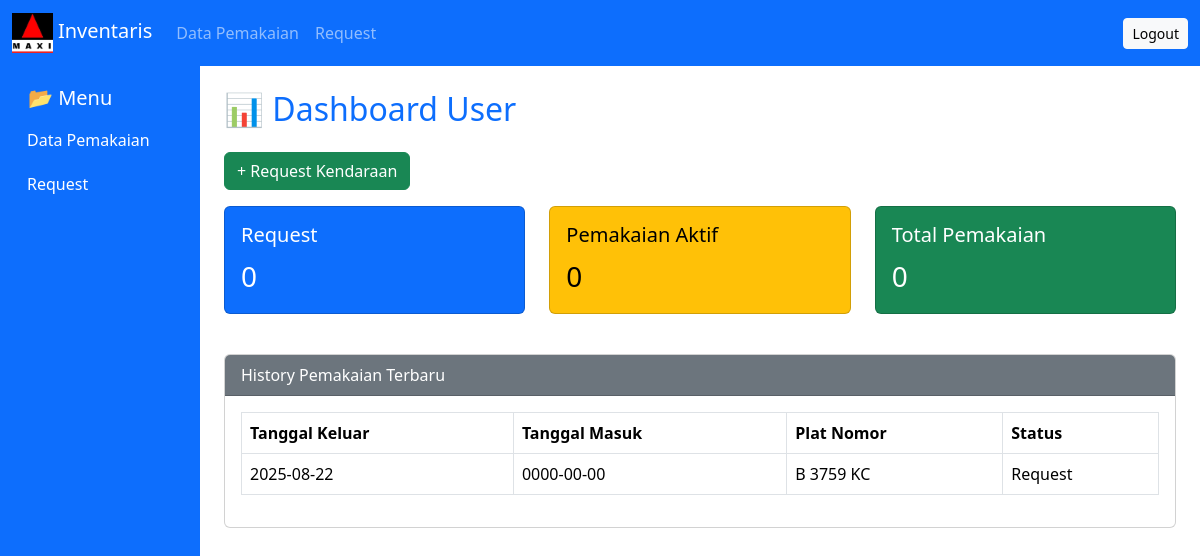
Before: /views/user/dashboard.php (signed in) with the older database file.
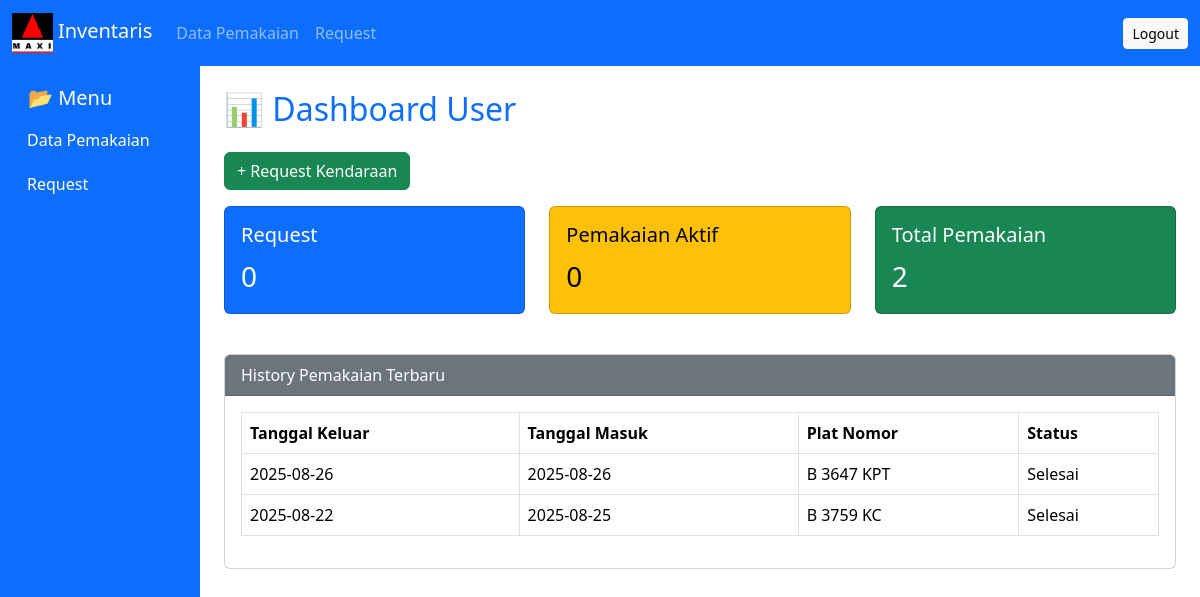
After: the same page with the newer database file.
### tables this page shows
CREATE TABLE `pemakaian` (
  `id` int(11) NOT NULL,
  `id_user` int(11) NOT NULL,
  `id_inventaris` int(11) NOT NULL,
  `tanggal_keluar` date NOT NULL,
  `tanggal_masuk` date NOT NULL,
  `id_status` int(11) NOT NULL,
  `created_at` date NOT NULL,
  `updated_at` date NOT NULL,
  `created_by` int(11) NOT NULL,
  `updated_by` int(11) NOT NULL
);

CREATE TABLE `kendaraan` (
  `id` int(11) NOT NULL,
  `plat_nomor` varchar(20) NOT NULL,
  `nomor_stnk` varchar(100) NOT NULL,
  `bahan_bakar` varchar(55) NOT NULL,
  `warna` varchar(55) NOT NULL,
  `jenis_kendaraan` varchar(100) NOT NULL,
  `merek` varchar(100) NOT NULL,
  `kilometer` int(11) NOT NULL,
  `gambar` varchar(255) NOT NULL,
  `id_lokasi` int(11) NOT NULL,
  `id_status` int(11) NOT NULL,
  `created_at` date NOT NULL,
  `updated_at` date NOT NULL,
  `created_by` int(11) NOT NULL,
  `updated_by` int(11) NOT NULL
);

CREATE TABLE `status` (
  `id` int(11) NOT NULL,
  `nama_status` varchar(255) NOT NULL,
  `created_at` date NOT NULL,
  `updated_at` date NOT NULL,
  `created_by` int(11) NOT NULL,
  `updated_by` int(11) NOT NULL
);

### functions/functions.php (called while the page is built, shortened)
<?php
$host = "localhost";
$username = "root";
$password = "";
$database = "inventaris";
$conn = mysqli_connect($host,$username,$password,$database);
function getCountRequestUser($table) {
    global $conn;
    $allowedTables = ['pemakaian', 'kendaraan', 'user', 'request'];
    $id_user = $_SESSION['id'];
    $sql = "SELECT COUNT(*) as total FROM $table WHERE id_status = 8 AND id_user = $id_user";
    $result = mysqli_query($conn, $sql);
    if ($result) {
        $row = mysqli_fetch_assoc($result);
        return (int)$row['total'];
    }
    return 0;
}
function getCountPemakaianUser($table) {
    global $conn;
    $allowedTables = ['pemakaian', 'kendaraan', 'user', 'request'];
    $id_user = $_SESSION['id'];
    $sql = "SELECT COUNT(*) as total FROM $table WHERE id_status = 2 AND id_user = $id_user";
    $result = mysqli_query($conn, $sql);
    if ($result) {
        $row = mysqli_fetch_assoc($result);
        return (int)$row['total'];
    }
    return 0;
}
function getCountHistoryUser($table) {
    global $conn;
    $allowedTables = ['pemakaian', 'kendaraan', 'user', 'request'];
    $id_user = $_SESSION['id'];
    $sql = "SELECT COUNT(*) as total FROM $table WHERE id_status IN (5,2) AND id_user = $id_user";
    $result = mysqli_query($conn, $sql);
    if ($result) {
        $row = mysqli_fetch_assoc($result);
        return (int)$row['total'];
    }
    return 0;
}
?>

### views/user/dashboard.php (the view, shortened to what this page needs)
<?php
require "../../functions/functions.php";
$userId = $_SESSION['id'];
$totalRequest = getCountRequestUser('request');
$totalPemakaian = getCountPemakaianUser("pemakaian");
$totalSelesai = getCountHistoryUser("pemakaian");
$history = mysqli_query($conn, "
    SELECT p.tanggal_keluar, p.tanggal_masuk, k.plat_nomor, s.nama_status
    FROM pemakaian p
    JOIN kendaraan k ON p.id_inventaris = k.id
    JOIN status s ON p.id_status = s.id
    WHERE p.id_user = $userId
    ORDER BY p.id DESC
    LIMIT 5
");
?>
<!DOCTYPE html>
<html lang="id">
<head>
    <link href="https://cdn.jsdelivr.net/npm/bootstrap@5.3.2/dist/css/bootstrap.min.css" rel="stylesheet">
    <link href="../../assets/css/dashboard.css" rel="stylesheet">
</head>
<body class="d-flex flex-column min-vh-100">
<?php include "navbar.php"; ?>
<?php include "sidebar.php"; ?>
<div class="col-md-10 p-4">
    <h2 class="mb-4 text-primary">📊 Dashboard User</h2>
    <div class="mb-3">
        <a href="request.php" class="btn btn-success">+ Request Kendaraan</a>
    </div>
    <div class="row">
        <div class="col-md-4">
            <div class="card text-bg-primary mb-3">
                <div class="card-body">
                    <h5 class="card-title">Request</h5>
                    <p class="card-text fs-3"><?= $totalRequest ?></p>
                </div>
            </div>
        </div>
        <div class="col-md-4">
            <div class="card text-bg-warning mb-3">
                <div class="card-body">
                    <h5 class="card-title">Pemakaian Aktif</h5>
                    <p class="card-text fs-3"><?= $totalPemakaian ?></p>
                </div>
            </div>
        </div>
        <div class="col-md-4">
            <div class="card text-bg-success mb-3">
                <div class="card-body">
                    <h5 class="card-title">Total Pemakaian</h5>
                    <p class="card-text fs-3"><?= $totalSelesai ?></p>
                </div>
            </div>
        </div>
    </div>
    <div class="card mt-4">
        <div class="card-header bg-secondary text-white">History Pemakaian Terbaru</div>
        <div class="card-body">
            <div class="table-responsive">
                <table class="table table-bordered">
                    <thead>
                        <tr>
                            <th>Tanggal Keluar</th>
                            <th>Tanggal Masuk</th>
                            <th>Plat Nomor</th>
                            <th>Status</th>
                        </tr>
                    </thead>
                    <tbody>
                        <?php if (mysqli_num_rows($history) > 0): ?>
                            <?php while ($row = mysqli_fetch_assoc($history)): ?>
                                <tr>
                                    <td><?= htmlspecialchars($row['tanggal_keluar']) ?></td>
                                    <td><?= htmlspecialchars($row['tanggal_masuk']) ?></td>
                                    <td><?= htmlspecialchars($row['plat_nomor']) ?></td>
                                    <td><?= htmlspecialchars($row['nama_status']) ?></td>
                                </tr>
                            <?php endwhile; ?>
                        <?php else: ?>
                            <tr><td colspan="4" class="text-center">Belum ada history</td></tr>
                        <?php endif; ?>
                    </tbody>
                </table>
            </div>
        </div>
    </div>
</div>
</body>
</html>

### views/user/navbar.php (shortened to what this page needs)
<nav class="navbar navbar-expand-lg navbar-dark bg-primary">
    <div class="container-fluid">
        <a class="navbar-brand" href="dashboard.php">
            <img src="../../assets/images/logo-maxi.jpg" alt="Logo">
            Inventaris
        </a>
        <div class="collapse navbar-collapse" id="navbarNav">
            <ul class="navbar-nav me-auto">
                <li class="nav-item">
                    <a class="nav-link" href="view_data.php">Data Pemakaian</a>
                </li>
                <li class="nav-item">
                    <a class="nav-link" href="request.php">Request</a>
                </li>
            </ul>
            <form id="logoutForm" action="" method="post" class="d-flex">
                <button id="btnLogout" class="btn btn-light btn-sm" type="button">Logout</button>
            </form>
        </div>
    </div>
</nav>

### views/user/sidebar.php
<div class="container-fluid min-vh-100">
    <div class="row min-vh-100">
        <div class="col-md-2 sidebar">
            <h5 class="px-3">📂 Menu</h5>
            <a href="view_data.php">Data Pemakaian</a>
            <a href="request.php">Request</a>
        </div>

### assets/css/dashboard.css (style rules this page uses)
.card-header { background-color: #0d6efd; color: white; }
.sidebar { min-height: calc(100vh - 56px); background-color: #0d6efd; color: white; padding-top: 20px; }
.sidebar a { color: white; text-decoration: none; display: block; padding: 10px 15px; transition: background 0.3s; }
.navbar-brand img { height: 40px; }

Changed rows visible on the page:
added pemakaian: tanggal_keluar "2025-08-26", tanggal_masuk "2025-08-26", id_inventaris.plat_nomor "B 3647 KPT", id_status.nama_status "Selesai"
changed pemakaian "B 3759 KC": tanggal_masuk "0000-00-00" → "2025-08-25"; id_status.nama_status "Request" → "Selesai"
Other visible differences:
$totalSelesai: "0" → "2"
